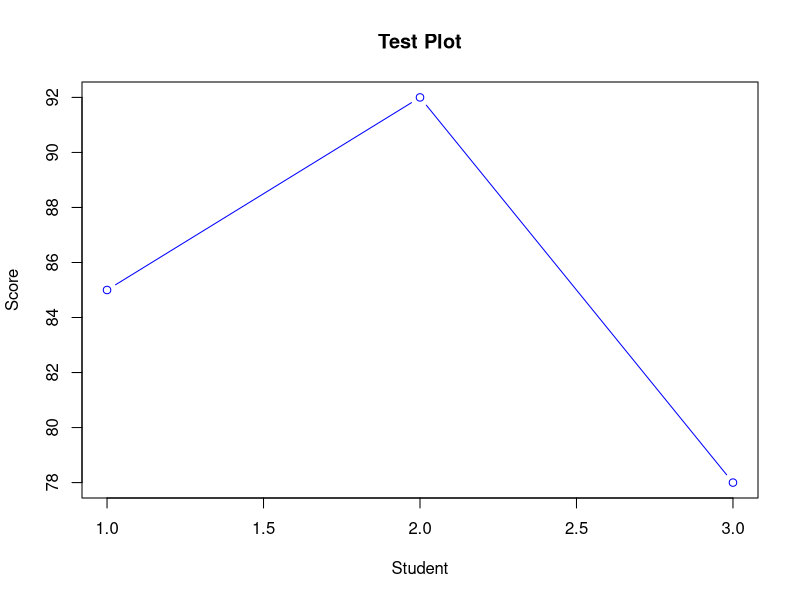

Generate this figure with R:
# Basic R test script

# Print a message
print("R is working!")

# Create numbers
x <- 10
y <- 5

# Do math
sum_result <- x + y
product_result <- x * y

# Show results
print(paste("Sum:", sum_result))
print(paste("Product:", product_result))

# Make a simple data frame
data <- data.frame(
  Name = c("Alice", "Bob", "Charlie"),
  Score = c(85, 92, 78)
)

print(data)

# Calculate average score
avg_score <- mean(data$Score)
print(paste("Average Score:", avg_score))

# Simple plot
plot(data$Score, type="b", col="blue",
     main="Test Plot",
     xlab="Student",
     ylab="Score")
